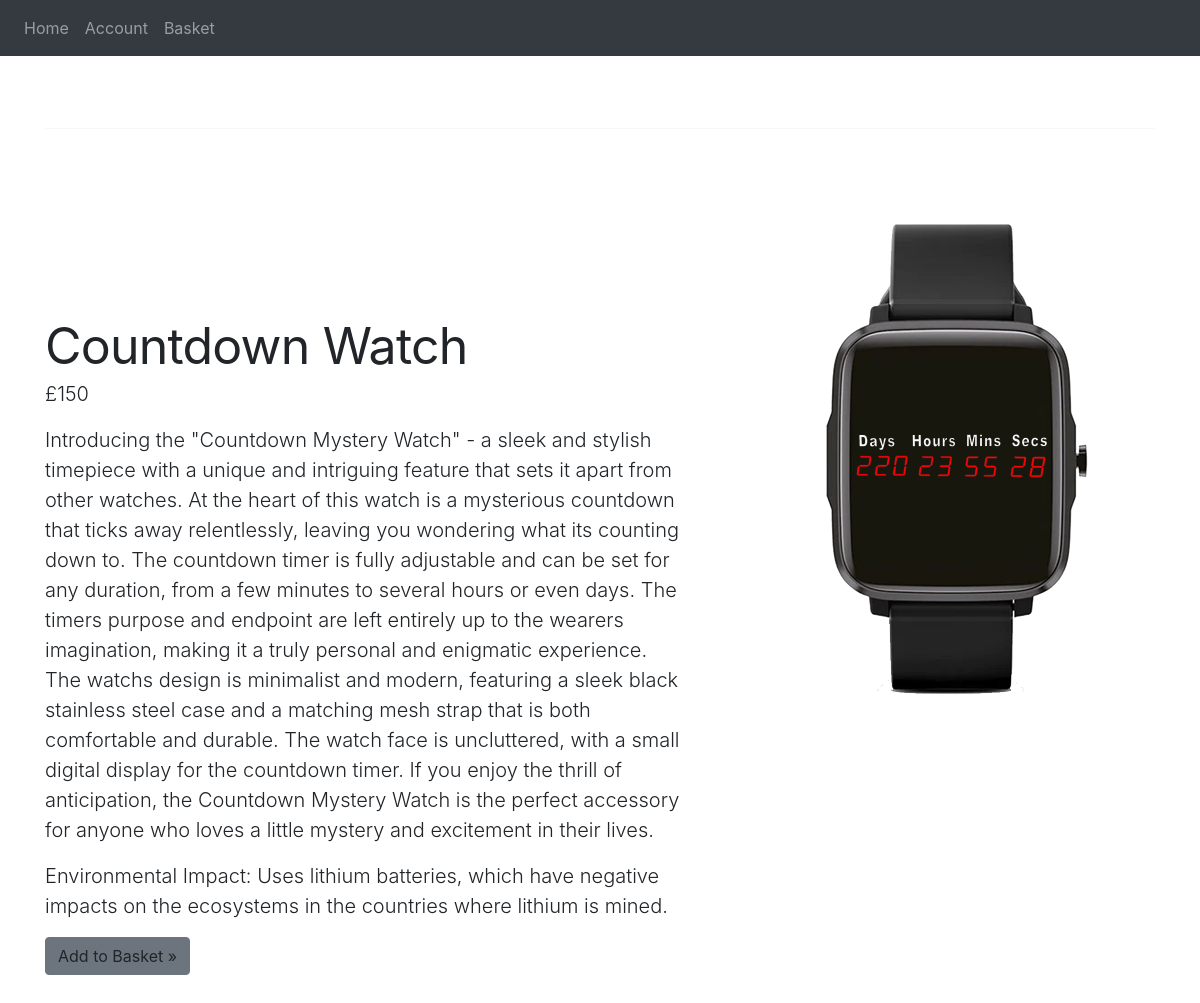
Page /product/1 on the committed database.
### Website/models.py (models this page shows, shortened)
class Item(db.Model):
    id = db.Column(db.Integer, primary_key=True)
    name = db.Column(db.String(100)) #Product name
    price = db.Column(db.Integer) #Price
    description = db.Column(db.String(250)) #Product description
    envImpact = db.Column(db.String(250)) #Environmental impact description
    image = db.Column(db.String(250)) #Path to imge file

### Website/views.py (the view)
@views.route('/product/1')
def get_countdown():
    return render_template("product_pages/countdown.html", item=get_products('1'))

### Website/shop_items.py (called while the page is built, shortened)
def get_products(product):
    if product == "":
        return [get_watch1(), get_watch2(), get_watch3(), get_watch4()]
    if product == "1":
          return get_watch1()

def get_watch1():
        countdown_watch = Item.query.filter_by(id=1).first()  #Checks the item is not already in the database
        return countdown_watch

### Website/templates/product_pages/countdown.html (shortened to what this page needs)
{% extends "product_page.html" %} {% block content %}
<div class="container">
  <hr class="featurette-divider" />
  <div class="row featurette">
    <div class="col-md-7">
      <h2 class="featurette-heading fw-normal lh-1">{{ item.name }}</h2>
      <p class="lead" class="price">£{{ item.price}}</p>
      <p class="lead">{{ item.description}}</p>
      <p class="lead">{{ item.envImpact}}</p>
      <a
        class="btn btn-secondary"
        onclick="location.href='/add_to_basket/{{ item.id }}'"
        >Add to Basket &raquo;</a
      >
    </div>
    <div class="col-md-5">
      <img
        src="../../static/images/{{ item.image }}.png"
        width="500"
        height="500"
        class="item-showcase-img"
        role="img"
        preserveAspectRatio="xMidYMid slice"
      />
    </div>
  </div>
</div>
{% endblock %}

### Website/static/carousel.css (style rules this page uses)
body { padding-top: 3rem; padding-bottom: 3rem; color: rgb(var(--bs-tertiary-color-rgb)); }
.featurette-divider { margin: 5rem 0; }
.featurette-heading { letter-spacing: -0.05rem; }
@media (min-width: 40em) { .featurette-heading { font-size: 50px; } }
@media (min-width: 62em) { .featurette-heading { margin-top: 7rem; } }
.item-showcase-img { font-size: 1.125rem; text-anchor: middle; -webkit-user-select: none; -moz-user-select: none; user-select: none; }

### rows in the picture
Item: name "Countdown Watch", price "150", description "Introducing the \"Countdown Mystery Watch\" - a sleek and stylish timepiece with a unique and intriguing feature that sets it apart from other watches. At the heart of this watch is a mysterious countdown that ticks away relentlessly, leaving you wondering what its counting down to. The countdown timer is fully adjustable and can be set for any duration, from a few minutes to several hours or even days. The timers purpose and endpoint are left entirely up to the wearers imagination, making it a truly personal and enigmatic experience. The watchs design is minimalist and modern, featuring a sleek black stainless steel case and a matching mesh strap that is both comfortable and durable. The…", envImpact "Environmental Impact: Uses lithium batteries, which have negative impacts on the ecosystems in the countries where lithium is mined.", image (picture)
